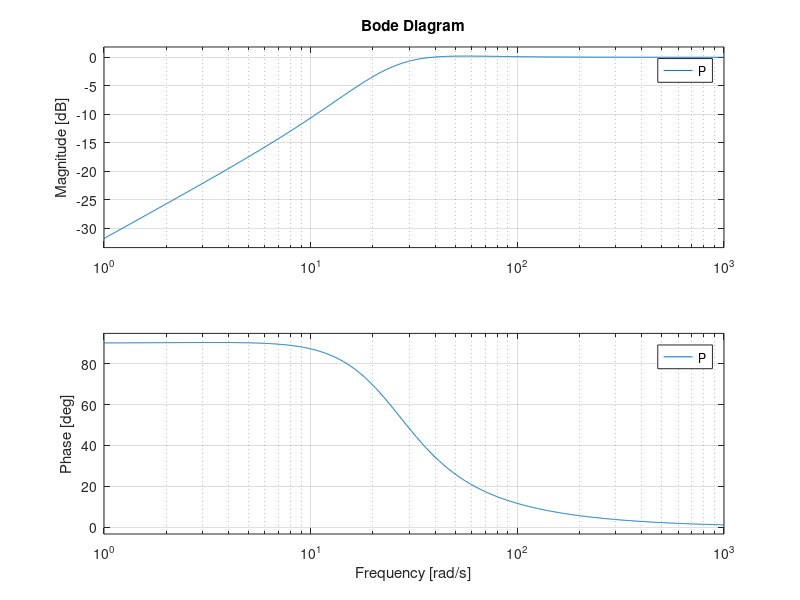

The MATLAB source for this figure:
% subject: Digital control and signal Processing
% title: Stabilization

clc;
clear all;
close all;

Tstep   = 0.001;    %[sec] for looking 0.005 [sec] sampling effect
Tsample = 0.005;    %[sec] 
Tf      = 10;        %[sec]
time    = 0:Tstep:Tf;

s       = tf('s');

% motor property
Km          = 1     ;   % [rad/(sec*V)]
Time_const  = 0.0573;   % [sec]

Gm          = Km / (Time_const*s + 1); % Motor bandwidth 2.7723 [Hz]

%==========================================================================
% W_cl iteration for getting insight
%==========================================================================
% 1. Closed loop Values -> 3rd order system
Zeta_cl     = 1/sqrt(2);    % [-]
% figure(1); hold on;
% for iter = 1:1:10
%     W_cl        = 18 + iter;         % [rad/s]
% 
%     % 2. tf of Gc
%     Kp          = (2*W_cl*Zeta_cl*Time_const - 1)/Km; % [-]
%     Ki          = (Time_const/Km)*W_cl^2;             % [V/rad] 
%     Gc          = Kp+Ki/s;
% 
%     % 3. System tf
%     Go              = Gc*Gm;
%     Gcl             = Go/(1+Go);
% 
%     % 4. Margin
%     [GM, PM, ~, ~]  = margin(Go);
%     GM_dB = 20 * log10(GM);
% 
%     % 5. Pzmap
%     pz_label = sprintf('W_{cl}:%.2f[rad/s], GM: %.2f dB, PM: %.2f^o', W_cl, GM_dB, PM);
%     pz_Gcl = minreal(Gcl);
%     pz_Gcl.Name = pz_label;
%     pzmap(pz_Gcl);
%     legend; grid on;
% 
% end
% hold off;

%==========================================================================
% Selected Values
%==========================================================================
W_cl        = 26;         % [rad/s]
    
% 2. tf of Gc
Kp          = (2*W_cl*Zeta_cl*Time_const - 1)/Km; % [-]
Ki          = (Time_const/Km)*W_cl^2;             % [V/rad] 
Gc          = Kp+Ki/s;

Go          = Gc*Gm;
Gcl         = Go/(1+Go);

%==========================================================================
% Disturbance rejection P
%==========================================================================
P = 1/(1+Go);
bode(P);

%==========================================================================
% Simulink Values
%==========================================================================
Sim_disturbance_amplitude   = 8 ;  % [rad/s]
Sim_disturbance_freq        = pi;  % [rad/s] = 0.5[Hz]

Sim_deadZone_start          = -0.5; % [rad/s]
Sim_deadZone_final          = 0.5;  % [rad/s]

Sim_saturation_neg          = -20;   % [rad/s]
Sim_saturation_pos          = 20;   % [rad/s]
